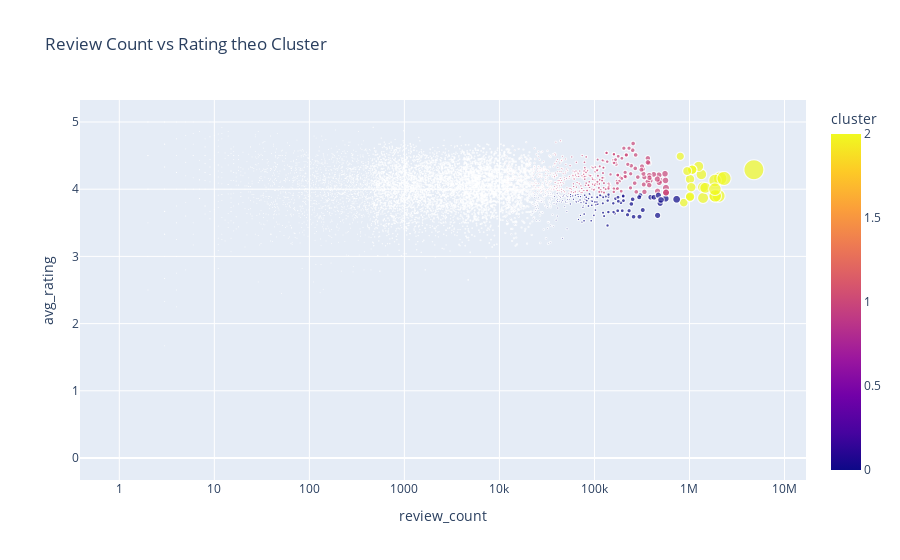

Notebook cell for this chart:
### Markdown cell above
Thuật toán KMeans được sử dụng để phân cụm các cuốn sách dựa trên điểm rating trung bình và số lượng review. Kết quả cho thấy dữ liệu được chia thành ba nhóm chính: nhóm sách ít review nhưng được đánh giá cao, nhóm sách rất phổ biến với rating trung bình và nhóm sách phổ thông. Biểu đồ phân tán cho thấy sự phân tách rõ ràng giữa các cụm, phản ánh mối quan hệ giữa độ phổ biến và chất lượng sách, phục vụ phân tích và gợi ý sách

### Code cell
fig = px.scatter(
    df_books,
    x="review_count",
    y="avg_rating",
    color="cluster",
    size="review_count",
    hover_name="title",
    log_x=True,
    title="Review Count vs Rating theo Cluster"
)
fig.show()

### Figure 1 — Plotly figure (JSON) as saved in the notebook; plotly's stock layout.template omitted (floating-point values rounded to 4 significant figures; data arrays with more than 128 entries replaced by an {"elided": "..."} marker saying what was removed)
{"data": [{"hovertemplate": "<b>%{hovertext}</b><br><br>review_count=%{marker.size}<br>avg_rating=%{y}<br>cluster=%{marker.color}<extra></extra>", "hovertext": {"elided": "7614 str values"}, "legendgroup": "", "marker": {"color": {"elided": "7614 int values"}, "coloraxis": "coloraxis", "size": {"elided": "7614 int values"}, "sizemode": "area", "sizeref": 11900.0, "symbol": "circle"}, "mode": "markers", "name": "", "showlegend": false, "type": "scattergl", "x": {"elided": "7614 int values"}, "xaxis": "x", "y": {"elided": "7614 float values"}, "yaxis": "y"}], "layout": {"coloraxis": {"colorbar": {"title": {"text": "cluster"}}, "colorscale": [[0, "#0d0887"], [0.1111, "#46039f"], [0.2222, "#7201a8"], [0.3333, "#9c179e"], [0.4444, "#bd3786"], [0.5556, "#d8576b"], [0.6667, "#ed7953"], [0.7778, "#fb9f3a"], [0.8889, "#fdca26"], [1, "#f0f921"]]}, "legend": {"itemsizing": "constant", "tracegroupgap": 0}, "title": {"text": "Review Count vs Rating theo Cluster"}, "xaxis": {"anchor": "y", "domain": [0, 1], "title": {"text": "review_count"}, "type": "log"}, "yaxis": {"anchor": "x", "domain": [0, 1], "title": {"text": "avg_rating"}}}}
